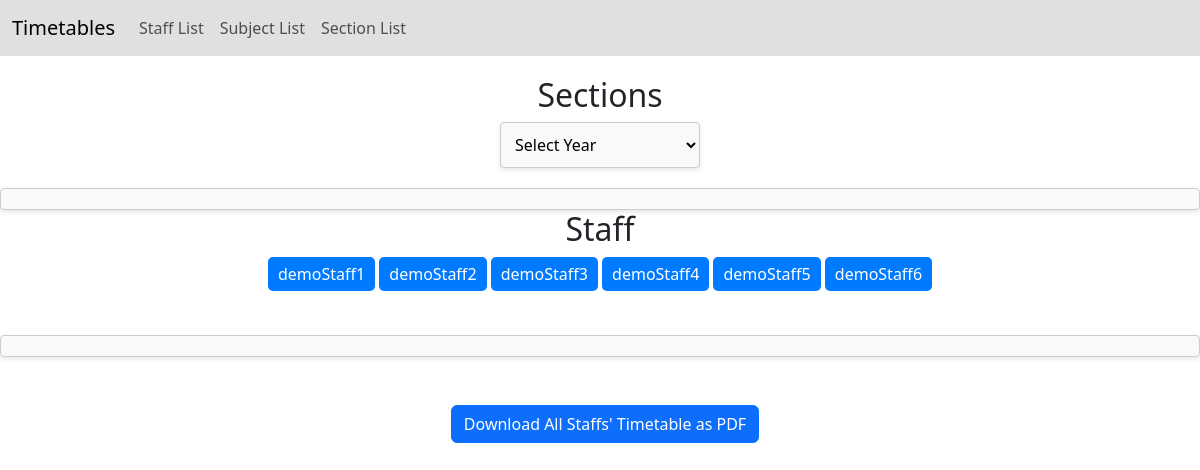
The page / on the database its author committed.
### ftmf/models.py (models this page shows, shortened)
class Staff(models.Model):
    name = models.CharField(max_length=100)
    subjects = models.ManyToManyField(Subject)
    sections = models.ManyToManyField(Section)

### ftmf/views.py (the view)
# urls.py: 2. Add a URL to urlpatterns:  path('', views.home, name='home')
def home(request):
    sections = Section.objects.all()
    staffs = Staff.objects.all()
    subjects = Subject.objects.all()
    context = {
        'sections': sections,
        'staffs': staffs,
        'subjects': subjects,
    }
    return render(request, 'timetable.html', context)

### ftmf/templates/timetable.html (shortened to what this page needs)
<!DOCTYPE html>
<html lang="en">
<head>
    <link href="https://cdn.jsdelivr.net/npm/bootstrap@5.3.3/dist/css/bootstrap.min.css" rel="stylesheet">
</head>
<body>
    <nav class="navbar navbar-expand-lg bg-body-tertiary">
        <div class="container-fluid">
            <a class="navbar-brand" href="{% url 'timetable' %}">Timetables</a>
            <div class="collapse navbar-collapse" id="navbarTogglerDemo03">
                <ul class="navbar-nav me-auto mb-2 mb-lg-0">
                    <li class="nav-item">
                        <a class="nav-link" href="{% url 'staff_list' %}">Staff List</a>
                    </li>
                    <li class="nav-item">
                        <a class="nav-link" href="{% url 'subject_list' %}">Subject List</a>
                    </li>
                    <li class="nav-item">
                        <a class="nav-link" href="{% url 'section_list' %}">Section List</a>
                    </li>
                </ul>
            </div>
        </div>
    </nav>
    <div class="button-container">
        <h2>Sections</h2>
        <select id="yearDropdown">
            <option value="">Select Year</option>
        </select>
        <br>
        <div id="sectionsContainer"></div>
        <h2>Staff</h2>
        {% for staff in staffs %}
            <form action="{% url 'staff_timetable' %}" method="post" style="display: inline;">
                <button type="submit" name="staff_id" value="{{ staff.id }}" class="staff-button">{{ staff.name }}</button>
            </form>
        {% endfor %}
<br></br>
<div id="sectionsContainer"></div>
<br><br>
            <a href="{% url 'master' %}" class="btn btn-primary" style="margin-left: 10px;">Download All Staffs' Timetable as PDF</a>
            <br><br>
    </div>
</body>
</html>

### ftmf/templates/timetable.html (style rules this page uses)
.button-container { margin-top: 20px; text-align: center; }
.section-button, .staff-button { background: #007bff; color: white; border: none; border-radius: 5px; padding: 5px 10px; cursor: pointer; }
.bg-body-tertiary { background-color: #e0e0e0 !important; }
#yearDropdown { width: 200px; padding: 10px; font-size: 16px; border: 1px solid #ccc; border-radius: 4px; background-color: #f9f9f9; box-shadow: 0 2px 5px rgba(0, 0, 0, 0.1); }
#sectionsContainer { margin-top: 20px; padding: 10px; border: 1px solid #ccc; border-radius: 4px; background-color: #f9f9f9; box-shadow: 0 2px 5px rgba(0, 0, 0, 0.1); display: flex; flex-direction: row; justify-content: center; gap: 2px; }

### rows shown on the page
Staff: {{ staff.id }} 17 (drawn), name "demoStaff1"
Staff: {{ staff.id }} 18 (drawn), name "demoStaff2"
Staff: {{ staff.id }} 19 (drawn), name "demoStaff3"
Staff: {{ staff.id }} 20 (drawn), name "demoStaff4"
Staff: {{ staff.id }} 21 (drawn), name "demoStaff5"
Staff: {{ staff.id }} 31 (drawn), name "demoStaff6"
